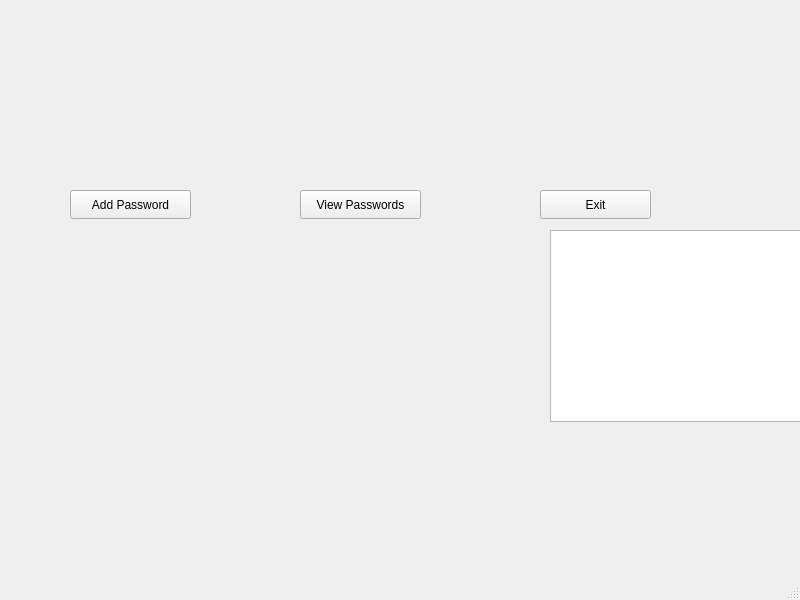
<?xml version="1.0" encoding="UTF-8"?>
<ui version="4.0">
 <class>SecondPage</class>
 <widget class="QMainWindow" name="SecondPage">
  <property name="geometry">
   <rect>
    <x>0</x>
    <y>0</y>
    <width>800</width>
    <height>600</height>
   </rect>
  </property>
  <property name="windowTitle">
   <string>MainWindow</string>
  </property>
  <widget class="QWidget" name="centralwidget">
   <widget class="QPushButton" name="addpassword">
    <property name="geometry">
     <rect>
      <x>70</x>
      <y>190</y>
      <width>121</width>
      <height>29</height>
     </rect>
    </property>
    <property name="text">
     <string>Add Password</string>
    </property>
   </widget>
   <widget class="QPushButton" name="viewpassword">
    <property name="geometry">
     <rect>
      <x>300</x>
      <y>190</y>
      <width>121</width>
      <height>29</height>
     </rect>
    </property>
    <property name="text">
     <string>View Passwords</string>
    </property>
   </widget>
   <widget class="QPushButton" name="exit">
    <property name="geometry">
     <rect>
      <x>540</x>
      <y>190</y>
      <width>111</width>
      <height>29</height>
     </rect>
    </property>
    <property name="text">
     <string>Exit</string>
    </property>
   </widget>
   <widget class="QTableWidget" name="tableWidget">
    <property name="geometry">
     <rect>
      <x>550</x>
      <y>230</y>
      <width>256</width>
      <height>192</height>
     </rect>
    </property>
   </widget>
   <zorder>tableWidget</zorder>
   <zorder>addpassword</zorder>
   <zorder>viewpassword</zorder>
   <zorder>exit</zorder>
  </widget>
  <widget class="QMenuBar" name="menubar">
   <property name="geometry">
    <rect>
     <x>0</x>
     <y>0</y>
     <width>800</width>
     <height>25</height>
    </rect>
   </property>
  </widget>
  <widget class="QStatusBar" name="statusbar"/>
 </widget>
 <resources/>
 <connections/>
</ui>
